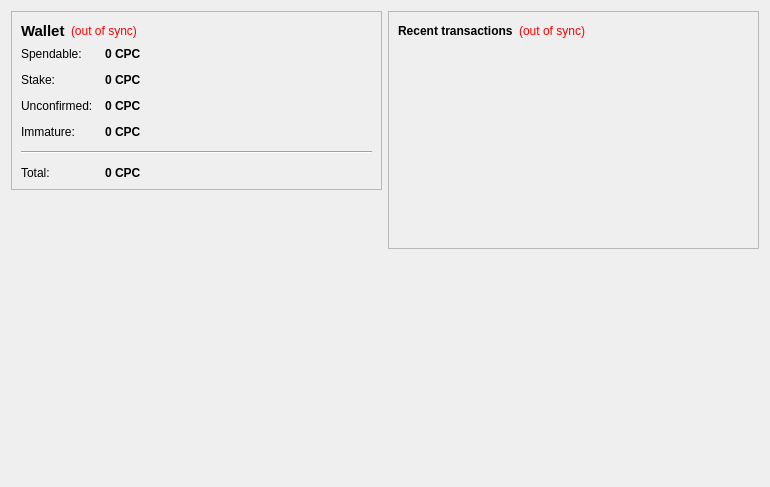
<?xml version="1.0" encoding="UTF-8"?>
<ui version="4.0">
 <class>OverviewPage</class>
 <widget class="QWidget" name="OverviewPage">
  <property name="geometry">
   <rect>
    <x>0</x>
    <y>0</y>
    <width>770</width>
    <height>487</height>
   </rect>
  </property>
  <property name="windowTitle">
   <string>Form</string>
  </property>
  <layout class="QHBoxLayout" name="horizontalLayout" stretch="1,1">
   <item>
    <layout class="QVBoxLayout" name="verticalLayout_2">
     <item>
      <widget class="QFrame" name="frame">
       <property name="frameShape">
        <enum>QFrame::StyledPanel</enum>
       </property>
       <property name="frameShadow">
        <enum>QFrame::Raised</enum>
       </property>
       <layout class="QVBoxLayout" name="verticalLayout_4">
        <item>
         <layout class="QHBoxLayout" name="horizontalLayout_4">
          <item>
           <widget class="QLabel" name="label_5">
            <property name="font">
             <font>
              <pointsize>11</pointsize>
              <weight>75</weight>
              <bold>true</bold>
             </font>
            </property>
            <property name="text">
             <string>Wallet</string>
            </property>
           </widget>
          </item>
          <item>
           <widget class="QLabel" name="labelWalletStatus">
            <property name="toolTip">
             <string>The displayed information may be out of date. Your wallet automatically synchronizes with the Capricoin network after a connection is established, but this process has not completed yet.</string>
            </property>
            <property name="styleSheet">
             <string notr="true">QLabel { color: red; }</string>
            </property>
            <property name="text">
             <string notr="true">(out of sync)</string>
            </property>
            <property name="alignment">
             <set>Qt::AlignLeading|Qt::AlignLeft|Qt::AlignVCenter</set>
            </property>
           </widget>
          </item>
          <item>
           <spacer name="horizontalSpacer_2">
            <property name="orientation">
             <enum>Qt::Horizontal</enum>
            </property>
            <property name="sizeHint" stdset="0">
             <size>
              <width>40</width>
              <height>20</height>
             </size>
            </property>
           </spacer>
          </item>
         </layout>
        </item>
        <item>
         <layout class="QFormLayout" name="formLayout_2">
          <property name="fieldGrowthPolicy">
           <enum>QFormLayout::AllNonFixedFieldsGrow</enum>
          </property>
          <property name="horizontalSpacing">
           <number>12</number>
          </property>
          <property name="verticalSpacing">
           <number>12</number>
          </property>
          <item row="0" column="0">
           <widget class="QLabel" name="label">
            <property name="text">
             <string>Spendable:</string>
            </property>
           </widget>
          </item>
          <item row="0" column="1">
           <widget class="QLabel" name="labelBalance">
            <property name="font">
             <font>
              <weight>75</weight>
              <bold>true</bold>
             </font>
            </property>
            <property name="cursor">
             <cursorShape>IBeamCursor</cursorShape>
            </property>
            <property name="toolTip">
             <string>Your current spendable balance</string>
            </property>
            <property name="text">
             <string notr="true">0 CPC</string>
            </property>
            <property name="textInteractionFlags">
             <set>Qt::LinksAccessibleByMouse|Qt::TextSelectableByKeyboard|Qt::TextSelectableByMouse</set>
            </property>
           </widget>
          </item>
          <item row="1" column="0">
           <widget class="QLabel" name="label_6">
            <property name="text">
             <string>Stake:</string>
            </property>
           </widget>
          </item>
          <item row="1" column="1">
           <widget class="QLabel" name="labelStake">
            <property name="font">
             <font>
              <weight>75</weight>
              <bold>true</bold>
             </font>
            </property>
            <property name="cursor">
             <cursorShape>IBeamCursor</cursorShape>
            </property>
            <property name="toolTip">
             <string>Total of coins that was staked, and do not yet count toward the current balance</string>
            </property>
            <property name="text">
             <string notr="true">0 CPC</string>
            </property>
            <property name="textInteractionFlags">
             <set>Qt::LinksAccessibleByMouse|Qt::TextSelectableByKeyboard|Qt::TextSelectableByMouse</set>
            </property>
           </widget>
          </item>
          <item row="2" column="0">
           <widget class="QLabel" name="label_3">
            <property name="text">
             <string>Unconfirmed:</string>
            </property>
           </widget>
          </item>
          <item row="2" column="1">
           <widget class="QLabel" name="labelUnconfirmed">
            <property name="font">
             <font>
              <weight>75</weight>
              <bold>true</bold>
             </font>
            </property>
            <property name="cursor">
             <cursorShape>IBeamCursor</cursorShape>
            </property>
            <property name="toolTip">
             <string>Total of transactions that have yet to be confirmed, and do not yet count toward the current balance</string>
            </property>
            <property name="text">
             <string notr="true">0 CPC</string>
            </property>
            <property name="textInteractionFlags">
             <set>Qt::LinksAccessibleByMouse|Qt::TextSelectableByKeyboard|Qt::TextSelectableByMouse</set>
            </property>
           </widget>
          </item>
          <item row="3" column="0">
           <widget class="QLabel" name="labelImmatureText">
            <property name="text">
             <string>Immature:</string>
            </property>
           </widget>
          </item>
          <item row="3" column="1">
           <widget class="QLabel" name="labelImmature">
            <property name="font">
             <font>
              <weight>75</weight>
              <bold>true</bold>
             </font>
            </property>
            <property name="toolTip">
             <string>Mined balance that has not yet matured</string>
            </property>
            <property name="text">
             <string notr="true">0 CPC</string>
            </property>
            <property name="textInteractionFlags">
             <set>Qt::LinksAccessibleByMouse|Qt::TextSelectableByKeyboard|Qt::TextSelectableByMouse</set>
            </property>
           </widget>
          </item>
          <item row="4" column="0" colspan="2">
           <widget class="Line" name="line">
            <property name="orientation">
             <enum>Qt::Horizontal</enum>
            </property>
           </widget>
          </item>
          <item row="5" column="0">
           <widget class="QLabel" name="labelTotalText">
            <property name="text">
             <string>Total:</string>
            </property>
           </widget>
          </item>
          <item row="5" column="1">
           <widget class="QLabel" name="labelTotal">
            <property name="font">
             <font>
              <weight>75</weight>
              <bold>true</bold>
             </font>
            </property>
            <property name="cursor">
             <cursorShape>IBeamCursor</cursorShape>
            </property>
            <property name="toolTip">
             <string>Your current total balance</string>
            </property>
            <property name="text">
             <string notr="true">0 CPC</string>
            </property>
            <property name="textInteractionFlags">
             <set>Qt::LinksAccessibleByMouse|Qt::TextSelectableByKeyboard|Qt::TextSelectableByMouse</set>
            </property>
           </widget>
          </item>
         </layout>
        </item>
       </layout>
      </widget>
     </item>
     <item>
      <spacer name="verticalSpacer">
       <property name="orientation">
        <enum>Qt::Vertical</enum>
       </property>
       <property name="sizeHint" stdset="0">
        <size>
         <width>20</width>
         <height>40</height>
        </size>
       </property>
      </spacer>
     </item>
     <item>
      <widget class="QLabel" name="label_2">
       <property name="autoFillBackground">
        <bool>true</bool>
       </property>
       <property name="text">
        <string/>
       </property>
       <property name="scaledContents">
        <bool>false</bool>
       </property>
       <property name="margin">
        <number>0</number>
       </property>
      </widget>
     </item>
    </layout>
   </item>
   <item>
    <layout class="QVBoxLayout" name="verticalLayout_3">
     <item>
      <widget class="QFrame" name="frame_2">
       <property name="frameShape">
        <enum>QFrame::StyledPanel</enum>
       </property>
       <property name="frameShadow">
        <enum>QFrame::Raised</enum>
       </property>
       <layout class="QVBoxLayout" name="verticalLayout">
        <item>
         <layout class="QHBoxLayout" name="horizontalLayout_2">
          <item>
           <widget class="QLabel" name="label_4">
            <property name="text">
             <string>&lt;b&gt;Recent transactions&lt;/b&gt;</string>
            </property>
           </widget>
          </item>
          <item>
           <widget class="QLabel" name="labelTransactionsStatus">
            <property name="toolTip">
             <string>The displayed information may be out of date. Your wallet automatically synchronizes with the Capricoin network after a connection is established, but this process has not completed yet.</string>
            </property>
            <property name="styleSheet">
             <string notr="true">QLabel { color: red; }</string>
            </property>
            <property name="text">
             <string notr="true">(out of sync)</string>
            </property>
            <property name="alignment">
             <set>Qt::AlignRight|Qt::AlignTrailing|Qt::AlignVCenter</set>
            </property>
           </widget>
          </item>
          <item>
           <spacer name="horizontalSpacer">
            <property name="orientation">
             <enum>Qt::Horizontal</enum>
            </property>
            <property name="sizeHint" stdset="0">
             <size>
              <width>40</width>
              <height>20</height>
             </size>
            </property>
           </spacer>
          </item>
         </layout>
        </item>
        <item>
         <widget class="QListView" name="listTransactions">
          <property name="styleSheet">
           <string notr="true">QListView { background: transparent; }</string>
          </property>
          <property name="frameShape">
           <enum>QFrame::NoFrame</enum>
          </property>
          <property name="verticalScrollBarPolicy">
           <enum>Qt::ScrollBarAlwaysOff</enum>
          </property>
          <property name="horizontalScrollBarPolicy">
           <enum>Qt::ScrollBarAlwaysOff</enum>
          </property>
          <property name="selectionMode">
           <enum>QAbstractItemView::NoSelection</enum>
          </property>
         </widget>
        </item>
       </layout>
      </widget>
     </item>
     <item>
      <spacer name="verticalSpacer_2">
       <property name="orientation">
        <enum>Qt::Vertical</enum>
       </property>
       <property name="sizeHint" stdset="0">
        <size>
         <width>20</width>
         <height>40</height>
        </size>
       </property>
      </spacer>
     </item>
    </layout>
   </item>
  </layout>
 </widget>
 <resources/>
 <connections/>
</ui>
